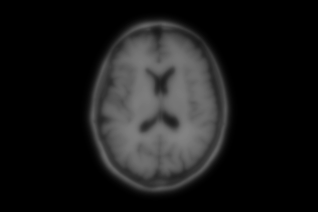
#> input picture data/I_1.png, 318 x 212 px
$ python main.py
#> lines starting #> are read from the running program, lines starting #| are printed output that depends on the picture; long printed decimals are rounded
import numpy as np
import cv2
import matplotlib.pyplot as plt

# --- Aplicar transformación afín (rotación, escala, traslación) ---
def apply_affine_transform(img, theta, scale, tx, ty):
    rows, cols = img.shape
    # Matriz de rotación + escala centrada
    M = cv2.getRotationMatrix2D((cols / 2, rows / 2), np.degrees(theta), scale)
    # Añadir traslación
    M[0, 2] += tx
    M[1, 2] += ty
    # Aplicar la transformación
    transformed = cv2.warpAffine(img, M, (cols, rows), flags=cv2.INTER_LINEAR, borderMode=cv2.BORDER_CONSTANT, borderValue=0)
    return transformed

# --- Función objetivo: error cuadrático medio ---
def objective_function(params, img_ref, img_mov):
    theta, scale, tx, ty = params
    transformed = apply_affine_transform(img_mov, theta, scale, tx, ty)
    mse = np.mean((img_ref - transformed) ** 2)
    penalty = 0.001 * abs(theta)  # penalización por rotar demasiado
    return mse + penalty

# --- Algoritmo EMDA básico ---
def EMDA(img_ref, img_mov, pop_size=30, generations=100):
    bounds = [(-np.pi, np.pi), (0.5, 2.0), (-50, 50), (-50, 50)]  # theta, scale, tx, ty
    dim = len(bounds)

    # Inicializar población
    population = np.array([
        [np.random.uniform(low, high) for (low, high) in bounds]
        for _ in range(pop_size)
    ])
    fitness = np.array([objective_function(ind, img_ref, img_mov) for ind in population])

    for gen in range(generations):
        for i in range(pop_size):
            # Seleccionar 3 individuos distintos
            idxs = np.random.choice([j for j in range(pop_size) if j != i], 3, replace=False)
            a, b, c = population[idxs]
            F = 0.8  # factor de escala
            mutant = np.clip(a + F * (b - c), [b[0] for b in bounds], [b[1] for b in bounds])

            # Crossover binomial
            CR = 0.9
            trial = np.copy(population[i])
            for j in range(dim):
                if np.random.rand() < CR:
                    trial[j] = mutant[j]

            # Evaluar y seleccionar
            trial_fitness = objective_function(trial, img_ref, img_mov)
            if trial_fitness < fitness[i]:
                population[i] = trial
                fitness[i] = trial_fitness

    # Mejor solución
    best_idx = np.argmin(fitness)
    return population[best_idx], fitness[best_idx]

# --- Función principal ---
def main():
    # Cargar imágenes PGM en escala de grises
    img_ref = cv2.imread('./data/I_1.png', cv2.IMREAD_GRAYSCALE)
#> img_ref is the input picture: shape (212, 318); min 0, max 130, mean 24.9
    img_mov = cv2.imread('./data/I_4.png', cv2.IMREAD_GRAYSCALE)
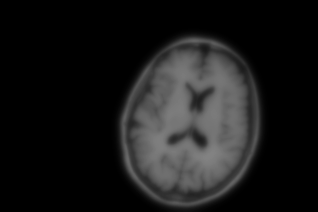
#> input picture data/I_4.png, 318 x 212 px
#> img_mov is the input picture: shape (212, 318); min 0, max 130, mean 24.9

    if img_ref is None or img_mov is None:
        raise ValueError("Error al cargar imágenes")

    # Normalizar a [0, 1]
    img_ref = img_ref.astype(np.float32) / 255.0
    img_mov = img_mov.astype(np.float32) / 255.0

    # Ejecutar EMDA
    print("Ejecutando EMDA...")
    best_params, best_score = EMDA(img_ref, img_mov)
#> in EMDA, `fitness = np.array([objective_function(ind, img_ref, img_mov) for ind ..`: fitness = 30 values, max 0.0648 at index 9, min 0.0122 at index 16, mean 0.038
#> the loop in EMDA, `for gen in range(generations):` made 100 passes
#> pass 1, in apply_affine_transform (call 31), `transformed = cv2.warpAffine(img, M, (cols, rows), flags=cv2.INTER_LIN..`:
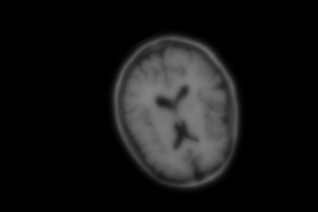
#> transformed: shape (212, 318) float32; min 0, max 0.51, mean 0.0786
#> pass 1, in apply_affine_transform (call 32), `transformed = cv2.warpAffine(img, M, (cols, rows), flags=cv2.INTER_LIN..`:
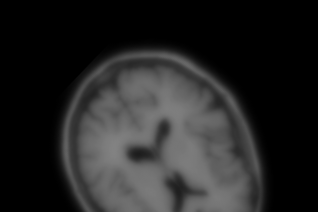
#> transformed: shape (212, 318) float32; min 0, max 0.51, mean 0.145
#> pass 1, in apply_affine_transform (call 33), `transformed = cv2.warpAffine(img, M, (cols, rows), flags=cv2.INTER_LIN..`:
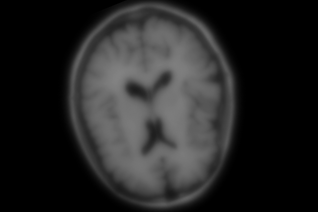
#> transformed: shape (212, 318) float32; min 0, max 0.51, mean 0.142
#> pass 1, in apply_affine_transform (call 34), `transformed = cv2.warpAffine(img, M, (cols, rows), flags=cv2.INTER_LIN..`:
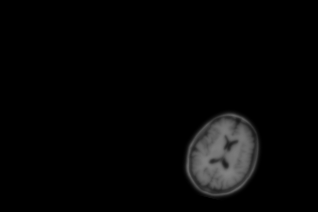
#> transformed: shape (212, 318) float32; min 0, max 0.51, mean 0.0244
    print("\nMejores parámetros encontrados:")
    print(f"Ángulo (radianes): {best_params[0]:.4f}")
#| Ángulo (radianes): 0.2013
    print(f"Escala: {best_params[1]:.4f}")
#| Escala: 0.9996
    print(f"Traslación x: {best_params[2]:.2f} px")
#| Traslación x: -34.69 px
    print(f"Traslación y: {best_params[3]:.2f} px")
#| Traslación y: -9.42 px
    print(f"Error cuadrático medio: {best_score:.6f}")
#| Error cuadrático medio: 0.000209
    print(f"Diferencia de error: {abs(best_score - objective_function([0, 1, 0, 0], img_ref, img_mov)):.6f}")
#| Diferencia de error: 0.01994
    print("Transformación afín aplicada.")

    # Transformar imagen con mejores parámetros
    result = apply_affine_transform(img_mov, *best_params)

    # Mostrar resultados
    plt.figure(figsize=(15, 4))
    plt.subplot(1, 4, 1)
    plt.title("Referencia")
    plt.imshow(img_ref, cmap='gray')
    plt.axis('off')

    plt.subplot(1, 4, 2)
    plt.title("Movida")
    plt.imshow(img_mov, cmap='gray')
    plt.axis('off')

    plt.subplot(1, 4, 3)
    plt.title("Registrada")
    plt.imshow(result, cmap='gray')
    plt.axis('off')

    plt.subplot(1, 4, 4)
    plt.title("Diferencia")
    plt.imshow(np.abs(img_ref - result), cmap='gray')
    plt.axis('off')
    plt.colorbar()

    plt.tight_layout()
    plt.show()
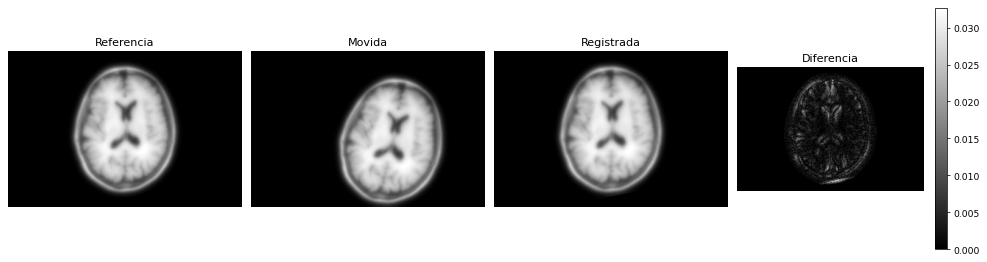
#> figure drawn by matplotlib, 5 panels

# --- Ejecutar si es principal ---
if __name__ == "__main__":
    main()
